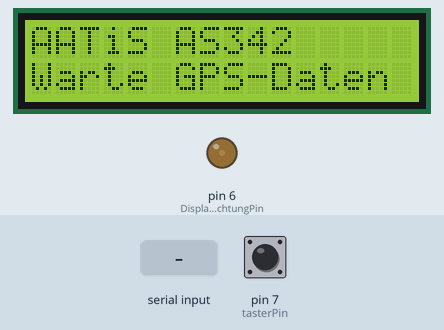
This sketch was run on a simulated Arduino Uno, built with avr-gcc and run on an emulated ATmega328P. Shown: 16×2 character LCD, output pins drawn as LEDs (lit = HIGH). The inputs (shaded band) are chosen by the test bench; at power-on: pin 7 (tasterPin) HIGH. What the sketch prints to the serial monitor is not drawn.

Above: at 2.2 s.
2.3 s: "$GNGGA\n" received over Serial
At 3.5 s:
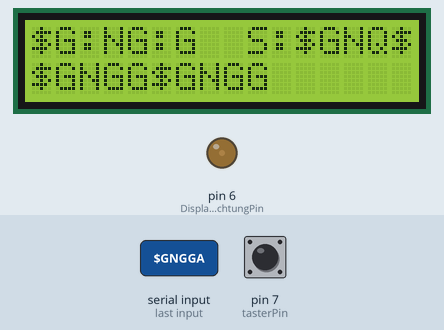
3.8 s: "$GPGGA\n" received over Serial
At 4.7 s:
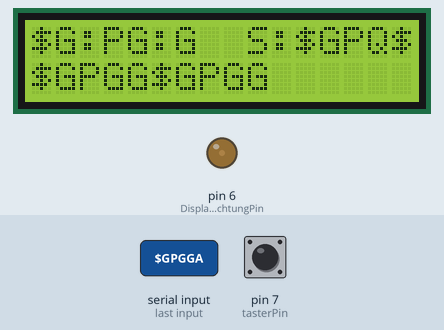
5.3 s: "$GNGGA90\n" received over Serial
At 6.0 s:
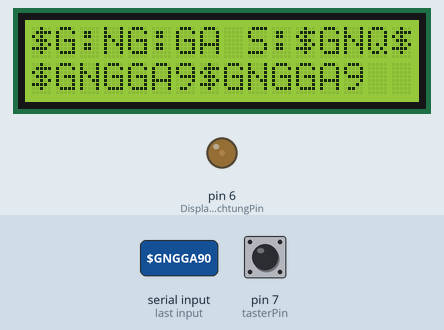
6.8 s: "$GNGGA,45\n" received over Serial
At 8.0 s:
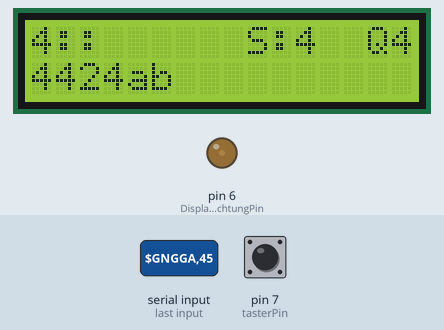
8.3 s: "$GPGGA90\n" received over Serial
At 9.4 s:
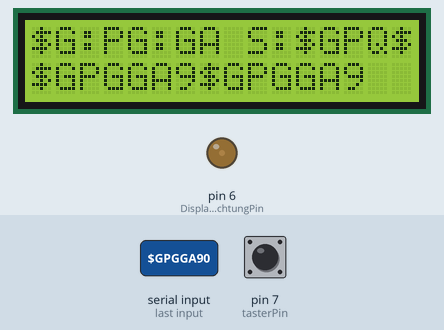
9.8 s: pin 7 (tasterPin) pulled LOW for 3.2 s
Timing chart, 0 to 14.3 s (numbered marks = the images above; inputs shaded):
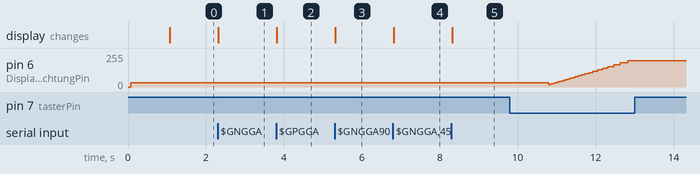

The sketch:

AS342-2.ino
```cpp
/*  AATiS AS342 Locator & Uhr / Praxisheft 32, S. 36
    Modifiziert Version
    - Taster an Pin D7 (Digital Pin) gegen Masse kurz gedrückt,  schaltet um zwischen Locator/Uhr, Koordinaten in Grad/Minuten/Sekunden und Koordinaten in Grad Minten in Dezimal
    - Taster an Pin D7 (Digital Pin) gegen Masse länger (>1 Sekunde) gedrückt, Helligkeit vom LCD kann eingestellt werden, Wenn gewünsche Helligkeit erreicht, loslassen, wird aber nicht gespeichert.
      Dazu muss Pin D6 (Digital Pin) mit Pin 15 (Beleuchtung +/Anode) vom LCD direkt verbunden werden, die alte Verbindung unterbrechen, (R3 330R auslöten) (PWM in 64 Schritten von 0 bis 255)
      An Pin6 liegt dann ein PWM Signal an, die Pulsweite steuert die Helligkeit der Hintergrundbeleuchtung.

    - Andere GPS Module, die $GNGGA anstelle von $GPGGA ausgeben werden unterstützt, $GPGGA weiterhin
    - Gibt das Modul Qualität 2 aus, so wird nun was angezeugt, war nur bei Qualität 1
    - In der Locatoranzeige wird neben der Anzahl der empfangenen Sats, die Qualität mit ausgegeben S:xx Q:n
    - Nach dem Einschalten wird in der Zeitanzeige auch die Anzahl der empfangenen Sats ausgegeben
    - Solange bei der Zeitanzeige keine Positionsdaten kommen, wird dieses mit "keine Pos." angezeigt.
    - Kommt noch keine Uhrzeit so wird --:--:-- als Uhrzeit angezeigt
    - Die Anzeige S:xx Q:n kommt auch in der Anzeige  Koordinaten in Grad/Minuten/Sekunden und Koordinaten in Grad Minten in Dezimal
    - Wenn vom GPS länger nicht kommt, Anzeige von "Keine Daten" damit es keinen  Blindflug mehr gibt.

    Über AS342MOD=1 kann eine Version erzeugt werden, bei der das GPS an rxPin = 8; txPin = 9; angeschlossen wird. Hierbei wird über diese Pins die serielle Schnittstelle fürs GPS per
    Software ( AltSoftSerial https://www.pjrc.com/teensy/td_libs_AltSoftSerial.html, verfügbar in IDE) relasiert, die Daten von Modul($G.GGA und Displayanzeige) werden dann zur seriellen Schittstelle des Arduino geschickt.

    Das LCD wird hierbei über I2C angeschlossen (PCF8574 I2C Adapter an 0x27, Anschlüsse vom PCF8574 zum Display sind vom Adapter abhängig und müssen ggf. im Quellcode (LiquidCrystal_I2C LCD...)angepasst werden
    https://github.com/fmalpartida/New-LiquidCrystal NICHT verfügbar in IDE)

*/

#define AS342MOD 0


#if AS342MOD == 0
#include <LiquidCrystal.h>
LiquidCrystal lcd(12, 11, 5, 4, 3, 2);
#define DEBUGln(...) Serial.println(__VA_ARGS__)
#else
#include "LiquidCrystal_I2C.h"
LiquidCrystal_I2C lcd(0x27, 4, 5, 6, 0, 1, 2, 3, 7, NEGATIVE);
/*   LiquidCrystal_I2C(uint8_t lcd_Addr, uint8_t En, uint8_t Rw, uint8_t Rs,
                     uint8_t d4, uint8_t d5, uint8_t d6, uint8_t d7,
                     uint8_t backlighPin, t_backlighPol pol);
*/
#include <AltSoftSerial.h>
const byte rxPin = 8;
const byte txPin = 9;
AltSoftSerial GPSSerial (rxPin, txPin, false);
#define DEBUGln(...) Serial.println(__VA_ARGS__)
#endif

const char compile_date[]  = __DATE__ " " __TIME__;
const byte tasterPin = 7;
const byte DisplayBeleuchtungPin = 6;
const byte pwmdat[]  = {1, 1, 1, 1, 1, 2, 2, 2, 2, 2, 2, 3, 3, 3, 3, 4, 4, 4, 5, 5, 6, 6, 7, 7, 8, 9, 10, 10, 11, 12, 14, 15,
                        16, 18, 19, 21, 23, 25, 27, 30, 32, 35, 38, 42, 45, 50, 54, 59, 64, 70, 76, 83, 91, 99, 108, 117, 128, 139, 152, 166, 181, 197, 215, 234, 255
                       };

enum AusgabeType {LCD = 0, SER = 1};


float calcDegrees(String input);
String calcLocator(float lat, float lon);
int displaystate = 0;
boolean locktaster = false;
boolean firstrun = true;
boolean mustclear = true;
long tastermillis;
long hellmillis;
long noGPSDataCounter;
boolean tastergedrueckt = true;
byte helligkeit = 32;
boolean changehelligkeit = true;
boolean moddisplaystate = false;
String oldquality = "0";


void setup() {
  Serial.begin(9600);
  DEBUGln(F("AATiS AS342 - DF1HPK / DG6OU"));
  DEBUGln(compile_date);

#if AS342MOD == 1
  // Define pin modes for TX and RX
  pinMode(rxPin, INPUT);
  pinMode(txPin, OUTPUT);
  // Set the baud rate for the SoftwareSerial object
  GPSSerial.begin(9600);
  if (GPSSerial.isListening()) {
    DEBUGln(F("GPSSerial is listening!"));
  }
#endif

  lcd.begin(16, 2);
  lcd.setCursor(0, 0);
  lcd.print(F("AATiS AS342"));
  lcd.setCursor(0, 1);
  lcd.print(F("DF1HPK / DG6OU"));

  pinMode(tasterPin, INPUT_PULLUP);
  pinMode(DisplayBeleuchtungPin, OUTPUT);
  changehelligkeit = true;
  analogWrite(DisplayBeleuchtungPin, helligkeit);
  delay(1000);
  lcd.setCursor(0, 1);
  lcd.print(F("Warte GPS-Daten"));
  firstrun = true;
  noGPSDataCounter = millis();
}

void write_AnzSatQual(String numOfSat, String quality ) {
  lcd.setCursor(13, 0);
  lcd.print("S");
  lcd.setCursor(14, 0);
  lcd.print(numOfSat);
  lcd.setCursor(14, 1);
  lcd.print("Q");
  lcd.setCursor(15, 1);
  lcd.print(quality);
}

void loop() {

  if ( digitalRead(tasterPin) == 0 && !tastergedrueckt) {
    tastermillis = millis();
    tastergedrueckt = true;
    hellmillis = millis();
  }

  if ( digitalRead(tasterPin) == 0  && tastergedrueckt &&  locktaster && (millis() - tastermillis) > 1000) {
    if (millis() - hellmillis > pwmdat[helligkeit]) {
      changehelligkeit = true;
      moddisplaystate = false;
      noGPSDataCounter = millis();
      hellmillis = millis();
      helligkeit++;
      if (helligkeit > 64) {
        helligkeit = 0;
      }
    }
  }


  if ( digitalRead(tasterPin) == 0 && tastergedrueckt &&  !locktaster && (millis() - tastermillis) > 75) {
    moddisplaystate = true;
    locktaster = true;
  }

  if ( digitalRead(tasterPin) == 1 && tastergedrueckt) {
    locktaster = false;
    tastergedrueckt = false;
    changehelligkeit = false;
    if (moddisplaystate) {
      displaystate = displaystate + 1  ;
      moddisplaystate = false;
      mustclear = true;
      if (displaystate >= 3 ) {
        displaystate = 0;
      }
    }
  }

#if AS342MOD == 1
  if (GPSSerial.available() > 0 && !changehelligkeit) {
    String input = GPSSerial.readStringUntil('\n');
#else
  if (Serial.available() > 0 && !changehelligkeit) {
    String input = Serial.readStringUntil('\n');
#endif

    if (input.startsWith("$GNGGA") || input.startsWith("$GPGGA")) {
      if ( firstrun ) {
        firstrun = false;
        mustclear = true;
      }
      noGPSDataCounter = millis();
      DEBUGln(input);
      input.remove(input.length() - 1, 1);
      input.remove(0, input.indexOf(',') + 1);
      String utc = input.substring(0, input.indexOf(','));
      if (utc.length() == 0) {utc="------";}
      input.remove(0, input.indexOf(',') + 1);
      String lat = input.substring(0, input.indexOf(','));
      input.remove(0, input.indexOf(',') + 1);
      lat.concat(input.substring(0, input.indexOf(',')));
      input.remove(0, input.indexOf(',') + 1);
      String lon = input.substring(0, input.indexOf(','));
      input.remove(0, input.indexOf(',') + 1);
      lon.concat(input.substring(0, input.indexOf(',')));
      input.remove(0, input.indexOf(',') + 1);
      String quality = input.substring(0, input.indexOf(','));
      input.remove(0, input.indexOf(',') + 1);
      String numOfSat = input.substring(0, input.indexOf(','));
      input.remove(0, input.indexOf(',') + 1);
      input.remove(0, input.indexOf(',') + 1);
      String alt = input.substring(0, input.indexOf(','));
      input.remove(0, input.indexOf(',') + 1);
      alt.concat(input.substring(0, input.indexOf(',')));
      if (oldquality != quality) {
        mustclear = true;
        oldquality = quality;
      }
      if (mustclear) {
        lcd.clear();
        mustclear = false;
      }
      if (!quality.equals("0")) {
        switch (displaystate ) {
          case 0:
            lcd.setCursor(0, 0);
            lcd.print(utc.substring(0, 2));
            lcd.print(":");
            lcd.print(utc.substring(2, 4));
            lcd.print(":");
            lcd.print(utc.substring(4, 6));
            lcd.setCursor(0, 1);
            lcd.print(calcLocator(calcDegrees(lat), calcDegrees(lon)));
            DEBUGln(calcDegrees(lat), 5);
            DEBUGln(calcDegrees(lon), 5);
            DEBUGln(calcLocator(calcDegrees(lat), calcDegrees(lon)));

            lcd.setCursor(9, 0);
            lcd.print("S:");
            lcd.setCursor(11, 0);
            lcd.print(numOfSat);
            lcd.setCursor(14, 0);
            lcd.print("Q");
            lcd.setCursor(15, 0);
            lcd.print(quality);

            if (alt.length() == 7) {
              lcd.setCursor(9, 1);
            } else if (alt.length() == 6) {
              lcd.setCursor(10, 1);
            } else if (alt.length() == 5) {
              lcd.setCursor(11, 1);
            } else if (alt.length() == 4) {
              lcd.setCursor(12, 1);
            } else {
              lcd.setCursor(0, 1);
            }
            lcd.print(alt);
                  DEBUGln(alt);
            break;
          case 1:
            DEBUGln(calcGMS(lat, SER));
            DEBUGln(calcGMS(lon, SER));

            lcd.setCursor(0, 0);
            lcd.print(calcGMS(lat, LCD));
            lcd.setCursor(0, 1);
            lcd.print(calcGMS(lon, LCD));
            write_AnzSatQual(numOfSat, quality);
            break;
          case 2:
            float fllat = calcDegrees(lat);
            float fllon = calcDegrees(lon);
            DEBUGln(fllat, 6);
            DEBUGln(fllon, 6);

            lcd.setCursor(0, 0);
            lcd.print(fllat, 6);
            lcd.print(lat.substring(lat.length() - 1));
            lcd.setCursor(0, 1);
            if (fllat >= 100) {lcd.print("0");}
            if (fllon < 10) {lcd.print("0");}
            lcd.print(fllon, 6);
            lcd.print(lon.substring(lon.length() - 1));
            write_AnzSatQual(numOfSat, quality);
            break;
        }
      } else {
        if (mustclear) {
          lcd.clear();
          mustclear = false;
        }
        lcd.setCursor(0, 0);
        lcd.print(utc.substring(0, 2));
        lcd.print(":");
        lcd.print(utc.substring(2, 4));
        lcd.print(":");
        lcd.print(utc.substring(4, 6));

        write_AnzSatQual(numOfSat, quality);
        lcd.setCursor(0, 1);
                   /*12345678901234567 */
          lcd.print("keine Pos.");

      }
    }
  }
  else
  {
    if (  (millis() - noGPSDataCounter)  > 10000 && !changehelligkeit)
    {
      lcd.clear();
      lcd.setCursor(0, 0);
      lcd.print(F("Keine GPS Daten"));
      DEBUGln(F("Keine GPS Daten"));
      DEBUGln(noGPSDataCounter);
      noGPSDataCounter = millis();
      firstrun = true;
    }
  }


  if ( changehelligkeit ) {
    //changehelligkeit = false;
    analogWrite(DisplayBeleuchtungPin, pwmdat[int(helligkeit)]);
  }

}

// NMEA Format (d)ddmm.mmmmm
// (d)dd + (mm.mmmmm / 60) = degrees
float calcDegrees(String input) {
  String direction = input.substring(input.length() - 1);
  String dddSt = input.substring(0, input.indexOf('.'));
  dddSt.remove(dddSt.length() - 2, dddSt.length() - 1);
  int ddd = dddSt.toInt();
  String mSt = input.substring(input.indexOf('.') - 2, input.length() - 1);
  float m = mSt.toFloat();
  float result = ddd + (m / 60);
  if (direction.equals("W") || direction.equals("S")) {
    result *= (-1);
  }

  return result;
}

String calcGMS(String input, int Ausgabetype) {
  char Ausgabegradzeichen[2] = {0xdf, 0xb0};
  String direction = input.substring(input.length() - 1);
  String dddSt = input.substring(0, input.indexOf('.'));
  dddSt.remove(dddSt.length() - 2, dddSt.length() - 1);
  int ddd = dddSt.toInt();
  String mSt = input.substring(input.indexOf('.') - 2, input.length() - 1);
  float m = mSt.toFloat();
  float s = (m - (int(m))) * 60;
  String gms = "";
  gms = ((round(ddd) > 9) ? "" : "0") +  String(ddd) + char(Ausgabegradzeichen[Ausgabetype] )  +  ((round(m) > 9) ? "" : "0") + String(round(m)) + "'" +  ((round(s) > 9) ? "" : "0" ) +  String(s, 1) + "\"" + direction;
  return gms;
}


String calcLocator(float lat, float lon) {
  const double DEG_25 = 2.5 / 60 * 1000; // 2.5 degrees
  const double DEG_50 = 5.0 / 60 * 1000; // 5.0 degrees

  double dLon = min( 180 + lon, 359.999999999);
  double dLat = min( 90 + lat, 179.999999999);

  long workingLon = (long)(dLon * 1000);
  long workingLat = (long)(dLat * 1000);

  String locator = "";
  locator += char(0x41 + (int)(workingLon / 20000));
  locator += char(0x41 + (int)(workingLat / 10000));
  locator += char(0x30 + (int)((workingLon % 20000) / 2000));
  locator += char(0x30 + (int)((workingLat % 10000) / 1000));
  locator += char(0x61 + (int)((workingLon % 20000 % 2000) / DEG_50 ));
  locator += char(0x61 + (int)((workingLat % 10000 % 1000) / DEG_25 ));

  return locator;
}
```

Measured:
- after the input at 2.3 s, the display: changes at once (image 1)
- after the input at 3.8 s, the display: changes at once (image 2)
- after the input at 5.3 s, the display: changes at once (image 3)
- after the input at 6.8 s, the display: changes at once (image 4)
- after the input at 8.3 s, the display: changes at once (image 5)
